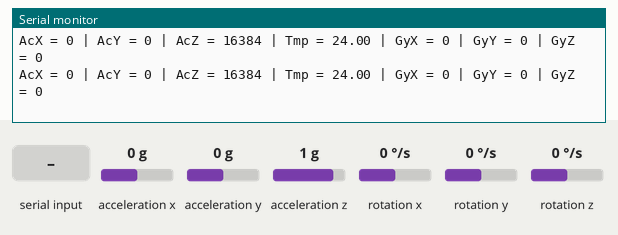
A sketch run on a simulated ESP32. Shown: the last lines printed to the serial monitor. Wiring (inferred from the names in the program): MPU-6050 motion sensor at I2C address 0x68. The inputs (shaded band) are chosen by the test bench; at power-on: acceleration x 0 g, acceleration y 0 g, acceleration z 1 g, rotation x 0 °/s, rotation y 0 °/s, rotation z 0 °/s.

Above: at 1.5 s.
1.6 s: acceleration x set to -1.4 g
At 1.93 s:
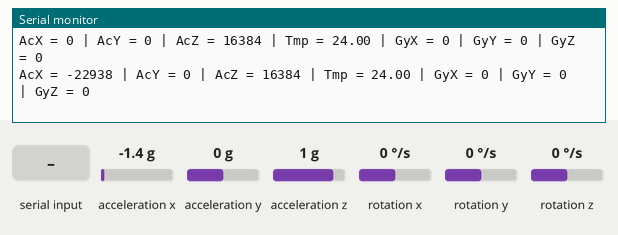
3.1 s: "1" received over the second serial link
At 3.34 s:
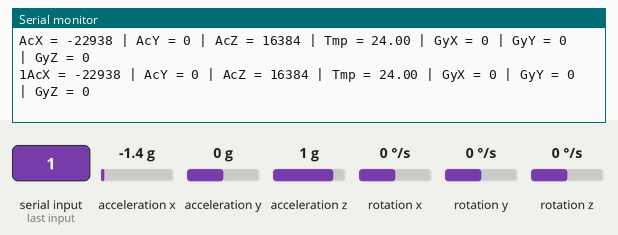
4.6 s: acceleration y set to -1.4 g
At 4.76 s:
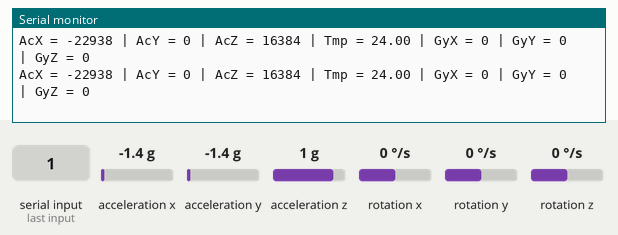
6.1 s: acceleration z set to -1.4 g
At 6.19 s:
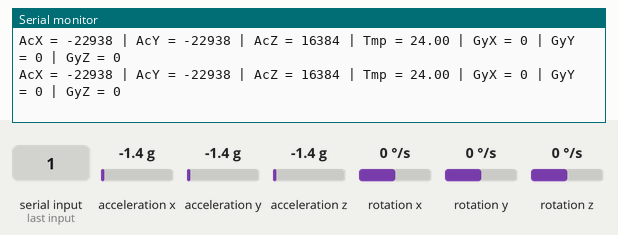
7.6 s: acceleration x set to 0 g
At 7.63 s:
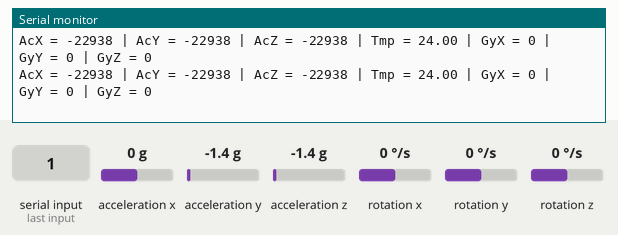
10.6 s: "0" received over the second serial link
At 11.17 s:
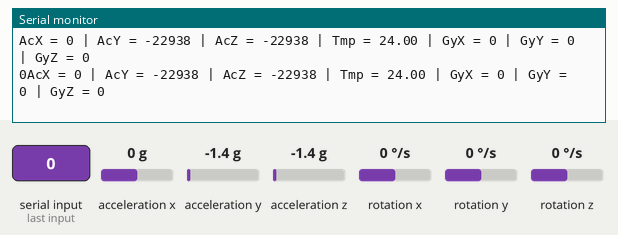
Timing chart, 0 to 13.1 s (numbered marks = the images above; inputs shaded):
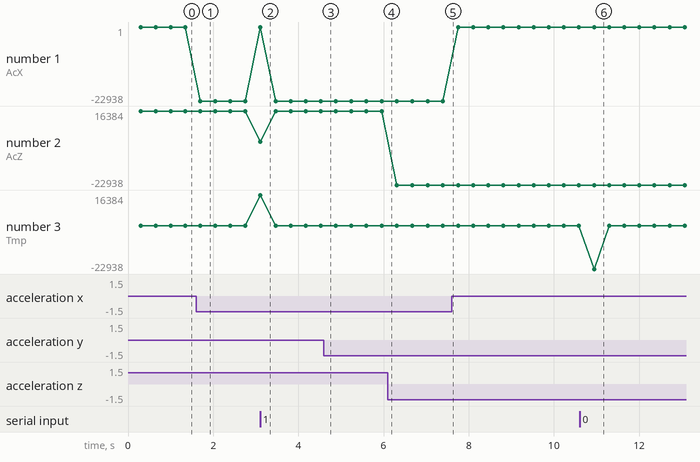

Measured:
- after the input at 1.6 s, the serial monitor: prints a new line after 0.10 s (image 1)
- after the input at 3.1 s, the serial monitor: prints a new line at once (image 2)
- after the input at 10.6 s, the serial monitor: prints a new line after 0.34 s (image 6)
- plotted number 1: 0 → -22938 after the input at 1.6 s

The sketch:

MODULO_WIFI.ino
```cpp
#include "SoftwareSerial.h"

SoftwareSerial ESP(2, 3); // RX, TX

const int RST = 4;

#include<Wire.h>//Biblioteca para comunicação I2C

const int MPU_addr=0x68; //Endereço do sensor

int16_t AcX,AcY,AcZ,Tmp,GyX,GyY,GyZ; //Variaveis para pegar os valores medidos

void setup() {
  // put your setup code here, to run once:

 Serial.begin(9600);
  ESP.begin(9600);

  //Pulso em Reset para aceitar comunicacao
  pinMode(RST, OUTPUT);
  digitalWrite(RST, LOW);
  delay(300);
  digitalWrite(RST, HIGH);

  Wire.begin(); //Inicia a comunicação I2C
  Wire.beginTransmission(MPU_addr); //Começa a transmissao de dados para o sensor
  Wire.write(0x6B); // registrador PWR_MGMT_1
  Wire.write(0); // Manda 0 e "acorda" o MPU 6050
  Wire.endTransmission(true);
  Serial.begin(9600); //Inicia a comunicaçao serial (para exibir os valores lidos)
}

void loop() {
  // put your main code here, to run repeatedly:
 if (ESP.available()){
    Serial.write(ESP.read());
  }
  if (Serial.available()){
    ESP.write(Serial.read());
  }
  Wire.beginTransmission(MPU_addr); //Começa a transmissao de dados para o sensor
  Wire.write(0x3B); // registrador dos dados medidos (ACCEL_XOUT_H)
  Wire.endTransmission(false);
  Wire.requestFrom(MPU_addr,14,true); // faz um "pedido" para ler 14 registradores, que serão os registrados com os dados medidos
  AcX=Wire.read()<<8|Wire.read(); // 0x3B (ACCEL_XOUT_H) & 0x3C (ACCEL_XOUT_L)
  AcY=Wire.read()<<8|Wire.read(); // 0x3D (ACCEL_YOUT_H) & 0x3E (ACCEL_YOUT_L)
  AcZ=Wire.read()<<8|Wire.read(); // 0x3F (ACCEL_ZOUT_H) & 0x40 (ACCEL_ZOUT_L)
  Tmp=Wire.read()<<8|Wire.read(); // 0x41 (TEMP_OUT_H) & 0x42 (TEMP_OUT_L)
  GyX=Wire.read()<<8|Wire.read(); // 0x43 (GYRO_XOUT_H) & 0x44 (GYRO_XOUT_L)
  GyY=Wire.read()<<8|Wire.read(); // 0x45 (GYRO_YOUT_H) & 0x46 (GYRO_YOUT_L)
  GyZ=Wire.read()<<8|Wire.read(); // 0x47 (GYRO_ZOUT_H) & 0x48 (GYRO_ZOUT_L)

  //Agora escreve os valores no monitor serial
  Serial.print("AcX = "); Serial.print(AcX);
  Serial.print(" | AcY = "); Serial.print(AcY);
  Serial.print(" | AcZ = "); Serial.print(AcZ);
  Serial.print(" | Tmp = "); Serial.print(Tmp/340.00+36.53); //Equação da temperatura em Cº de acordo com o datasheet
  Serial.print(" | GyX = "); Serial.print(GyX);
  Serial.print(" | GyY = "); Serial.print(GyY);
  Serial.print(" | GyZ = "); Serial.println(GyZ);
  delay(333);
}
```
